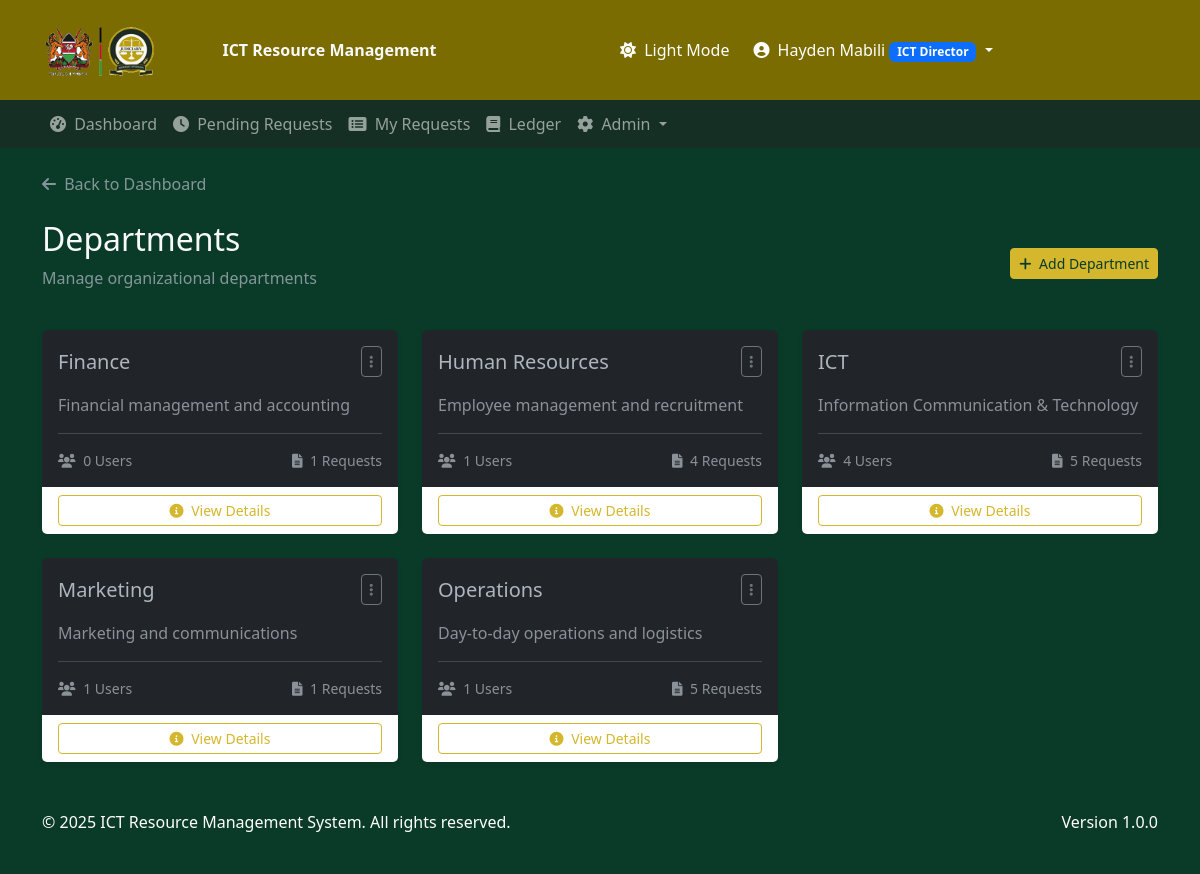
/departments/ (signed in), run on the app's committed database.
### resource_requests/models.py (models this page shows, shortened)
class UserProfile(models.Model):
    USER_TYPES = [
        ('admin', 'Admin'),
        ('director', 'Director'),
        ('staff', 'Staff'),
    ]
    user = models.OneToOneField(User, on_delete=models.CASCADE, related_name="profile")
    department = models.ForeignKey(
        Department, on_delete=models.SET_NULL, null=True, blank=True
    )
    phone = models.CharField(max_length=20, blank=True, null=True)
    user_type = models.CharField(max_length=10, choices=USER_TYPES, default='staff')
    is_director = models.BooleanField(default=False)
    is_deputy_director = models.BooleanField(default=False)
    has_approval_rights = models.BooleanField(default=False)
    approval_rights_delegated_at = models.DateTimeField(null=True, blank=True)
    approval_rights_delegation_end = models.DateTimeField(null=True, blank=True)
    approval_rights_delegated_by = models.ForeignKey(
        'self', on_delete=models.SET_NULL,
        null=True, blank=True,
        related_name='delegated_to'
    )
    is_admin = models.BooleanField(default=False)
    theme_preference = models.CharField(
        max_length=10,
        default="light",
        choices=[
            ("light", "Light"),
            ("dark", "Dark"),
        ],
    )
    signature_image = models.ImageField(upload_to="signatures/", blank=True, null=True)

class Department(models.Model):
    name = models.CharField(max_length=100)
    description = models.TextField(blank=True, null=True)

### resource_requests/views.py (the view)
# urls.py: path('departments/', views.departments, name='departments'),
@login_required
def departments(request):
    if not (request.user.profile.is_admin or request.user.is_staff):
        messages.error(request, "You don't have permission to view departments.")
        return redirect('dashboard')
    departments_list = Department.objects.all().order_by('name')
    context = {
        'departments': departments_list,
    }
    return render(request, 'resource_requests/departments.html', context)

### resource_requests/models.py (called while the page is built)
    def __str__(self):
        return self.name

### templates/resource_requests/departments.html (shortened to what this page needs)
{% extends 'resource_requests/base.html' %}
{% load static %}
{% block content %}
<div class="row mb-4">
    <div class="col">
        <a href="{% url 'dashboard' %}" class="text-decoration-none text-muted">
            <i class="fas fa-arrow-left me-1"></i> Back to Dashboard
        </a>
    </div>
</div>
<div class="d-flex flex-column flex-md-row justify-content-between align-items-md-center mb-4">
    <div>
        <h1 class="h2">Departments</h1>
        <p class="text-muted">Manage organizational departments</p>
    </div>
    <div class="mt-3 mt-md-0">
        {% if user.is_staff or user.profile.is_director or user.profile.is_admin %}
        <button type="button" class="btn btn-primary btn-sm" data-bs-toggle="modal" data-bs-target="#addDepartmentModal">
            <i class="fas fa-plus me-1"></i> Add Department
        </button>
        {% endif %}
    </div>
</div>
<div class="row">
    {% for department in departments %}
    <div class="col-md-6 col-lg-4 mb-4">
        <div class="card h-100 border-0 shadow-sm">
            <div class="card-body">
                <div class="d-flex justify-content-between align-items-center mb-3">
                    <h5 class="card-title mb-0">{{ department.name }}</h5>
                    {% if user.is_staff or user.profile.is_director or user.profile.is_admin %}
                    <div class="dropdown">
                        <button class="btn btn-sm btn-outline-secondary" type="button" data-bs-toggle="dropdown" aria-expanded="false">
                            <i class="fas fa-ellipsis-v"></i>
                        </button>
                    </div>
                    {% endif %}
                </div>
                <p class="card-text text-muted">{{ department.description|default:"No description provided." }}</p>
                <hr>
                <div class="d-flex justify-content-between align-items-center">
                    <small class="text-muted">
                        <i class="fas fa-users me-1"></i>
                        {{ department.userprofile_set.count }} Users
                    </small>
                    <small class="text-muted">
                        <i class="fas fa-file-alt me-1"></i>
                        {{ department.resourcerequest_set.count }} Requests
                    </small>
                </div>
            </div>
            <div class="card-footer bg-white border-0">
                <a href="#" class="btn btn-sm btn-outline-primary w-100" data-bs-toggle="modal" data-bs-target="#departmentDetailsModal{{ department.id }}">
                    <i class="fas fa-info-circle me-1"></i> View Details
                </a>
            </div>
        </div>
    </div>
    {% endfor %}
</div>
{% endblock %}

### templates/resource_requests/base.html (shortened to what this page needs)
{% load static %}
<!DOCTYPE html>
<html lang="en" data-bs-theme="{{ request.user.profile.theme_preference|default:'light' }}">
<head>
    <link href="https://cdn.jsdelivr.net/npm/bootstrap@5.3.0/dist/css/bootstrap.min.css" rel="stylesheet">
    <link rel="stylesheet" href="https://cdnjs.cloudflare.com/ajax/libs/font-awesome/6.0.0/css/all.min.css">
    <link rel="stylesheet" href="{% static 'css/styles.css' %}">
</head>
<body>
    <div class="header-top">
        <div class="container">
            <div class="row align-items-center">
                <div class="col-lg-6">
                    <a class="navbar-brand" href="{% url 'dashboard' %}">
                        <img src="{% static 'resource_request/images/jud-logo.png' %}" alt="Judiciary of Kenya Logo" class="navbar-logo">
                        ICT Resource Management
                    </a>
                </div>
                <div class="col-lg-6 text-lg-end">
                    <div class="user-actions">
                        {% if user.is_authenticated %}
                            <a class="nav-link theme-toggle text-white me-3" href="#" id="themeToggle">
                                <i class="fas {% if request.user.profile.theme_preference == 'dark' %}fa-sun{% else %}fa-moon{% endif %} me-1"></i>
                                <span class="d-none d-lg-inline">
                                    {% if request.user.profile.theme_preference == 'dark' %}Light Mode{% else %}Dark Mode{% endif %}
                                </span>
                            </a>
                            <div class="dropdown d-inline-block">
                                <a class="nav-link dropdown-toggle text-white" href="#" id="userDropdown" role="button" data-bs-toggle="dropdown" aria-expanded="false">
                                    <i class="fas fa-user-circle me-1"></i>
                                    {{ user.get_full_name|default:user.username }}
                                    {% if user.is_superuser %}
                                        <span class="badge bg-danger">Superuser</span>
                                    {% elif user.groups.all.0.name == 'ICTDirector' %}
                                        <span class="badge bg-primary">ICT Director</span>
                                    {% elif user.groups.all.0.name == 'DepartmentUser' %}
                                        <span class="badge bg-secondary">Department User</span>
                                    {% endif %}
                                </a>
                            </div>
                        {% else %}
                            <a class="nav-link text-white" href="{% url 'login' %}">Login</a>
                        {% endif %}
                    </div>
                </div>
            </div>
        </div>
    </div>
    <div class="header-bottom">
        <div class="container">
            <nav class="navbar navbar-expand-lg navbar-dark">
                <div class="collapse navbar-collapse" id="navbarNav">
                    <ul class="navbar-nav">
                        {% if user.is_authenticated %}
                            <li class="nav-item">
                                <a class="nav-link {% if request.resolver_match.url_name == 'dashboard' %}active{% endif %}" href="{% url 'dashboard' %}">
                                    <i class="fas fa-tachometer-alt me-1"></i> Dashboard
                                </a>
                            </li>
                            {% if user.is_superuser or user.groups.all.0.name == 'ICTDirector' %}
                            <li class="nav-item">
                                <a class="nav-link {% if request.resolver_match.url_name == 'pending_requests' %}active{% endif %}" href="{% url 'pending_requests' %}">
                                    <i class="fas fa-clock me-1"></i> Pending Requests
                                </a>
                            </li>
                            {% endif %}
                            <li class="nav-item">
                                <a class="nav-link {% if request.resolver_match.url_name == 'my_requests' %}active{% endif %}" href="{% url 'my_requests' %}">
                                    <i class="fas fa-list-alt me-1"></i> My Requests
                                </a>
                            </li>
                            {% if user.is_superuser or user.groups.all.0.name == 'ICTDirector' %}
                            <li class="nav-item">
                                <a class="nav-link {% if request.resolver_match.url_name == 'ledger' %}active{% endif %}" href="{% url 'ledger' %}">
                                    <i class="fas fa-book me-1"></i> Ledger
                                </a>
                            </li>
                            {% endif %}
                            {% if user.profile.is_admin or user.is_staff %}
                            <li class="nav-item dropdown">
                                <a class="nav-link dropdown-toggle" href="#" id="adminDropdown" role="button" data-bs-toggle="dropdown" aria-expanded="false">
                                    <i class="fas fa-cog me-1"></i> Admin
                                </a>
                            </li>
                            {% endif %}
                        {% endif %}
                    </ul>
                </div>
            </nav>
        </div>
    </div>
    <div class="container mt-4">
        {% block content %}{% endblock %}
    </div>
    <footer class="footer mt-auto">
        <div class="container">
            <div class="row">
                <div class="col-md-6">
                    <p>&copy; {% now "Y" %} ICT Resource Management System. All rights reserved.</p>
                </div>
                <div class="col-md-6 text-md-end">
                    <p>Version 1.0.0</p>
                </div>
            </div>
        </div>
    </footer>
</body>
</html>

### static/css/styles.css (style rules this page uses)
[data-bs-theme="dark"] { --bg-body: var(--bg-dark); --text-color: var(--text-dark); --border-color: #2c3034; --border-color-dark: #373b3e; }
body { background-color: var(--bg-body); color: var(--text-color); }
.navbar-brand { font-weight: bold; display: flex; align-items: center; }
.navbar-logo { height: 70px; margin-right: 10px; margin-left:0; width:auto; border: none; }
.btn-primary { background-color: var(--accent); border-color: var(--accent); color: var(--secondary); font-weight: 500; }
.btn-outline-primary { border-color: var(--accent); color: var(--accent); }
.card { border-color: var(--border-color); }
.footer { background-color: var(--secondary); color: var(--text-on-dark); padding: 1.5rem 0; margin-top: 3rem; }
.theme-toggle { cursor: pointer; padding: 0.5rem; border-radius: 50%; transition: background-color 0.3s; }

### templates/resource_requests/base.html (style rules this page uses)
:root { --primary: #7a6c00; --primary-dark: #5a4e00; --primary-light: #9a8c20; --secondary: #0a3b29; --secondary-dark: #072a1d; --secondary-light: #0d4c35; --accent: #d4b72c; --accent-dark: #b49a24; --accent-light: #e6ca4e; --text-on-dark: #ffffff; --text-muted-on-dark: rgba(255, 255, 255, 0.8); --border-color: #dee2e6; --border-color-dark: #ced4da; --success: #28a745; --danger: #dc3545; --warning: #ffc107; --info: #17a2b8; --bg-light: #f8f9fa; --text-light: #212529; --bg-dark: #0a3b29; --text-dark: #f8f9fa; }
[data-bs-theme="dark"] { --bg-body: var(--bg-dark); --text-color: var(--text-dark); --border-color: #2c3034; --border-color-dark: #373b3e; }
body { background-color: var(--bg-body); color: var(--text-color); }
.navbar-brand { font-weight: bold; display: flex; align-items: center; }
.navbar-logo { height: 70px; margin-right: 10px; margin-left:0; width:auto; border: none; }
.btn-primary { background-color: var(--accent); border-color: var(--accent); color: var(--secondary); font-weight: 500; }
.btn-outline-primary { border-color: var(--accent); color: var(--accent); }
.card { border-color: var(--border-color); }
.footer { background-color: var(--secondary); color: var(--text-on-dark); padding: 1.5rem 0; margin-top: 3rem; }
.theme-toggle { cursor: pointer; padding: 0.5rem; border-radius: 50%; transition: background-color 0.3s; }
.header-top { background-color: var(--primary); padding: 15px 0; }
.header-bottom { background-color: #162f25; padding: 0; }
.header-bottom .navbar { padding: 0; }
.header-bottom .nav-link { padding: 12px 16px; }
.user-actions { display: flex; align-items: center; }

### data on the page
Department: name "Finance", description "Financial management and accounting", userprofile_set.count "0", resourcerequest_set.count "1"
Department: name "Human Resources", description "Employee management and recruitment", userprofile_set.count "1", resourcerequest_set.count "4"
Department: name "ICT", description "Information Communication & Technology", userprofile_set.count "4", resourcerequest_set.count "5"
Department: name "Marketing", description "Marketing and communications", userprofile_set.count "1", resourcerequest_set.count "1"
Department: name "Operations", description "Day-to-day operations and logistics", userprofile_set.count "1", resourcerequest_set.count "5"

### other printed values
{{ user.get_full_name|default:user.username }} "Hayden Mabili"
